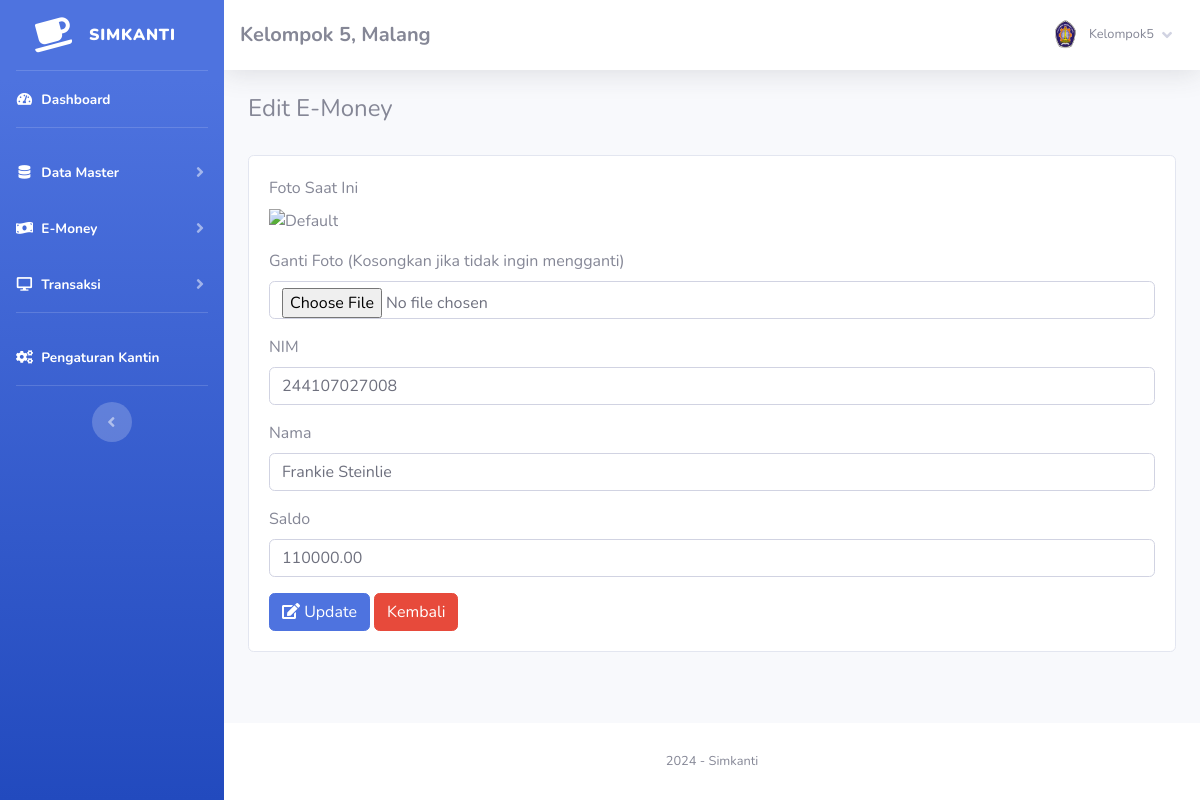
The page /index.php?page=emoney/edit&id=8 (signed in) on the database as committed earlier.
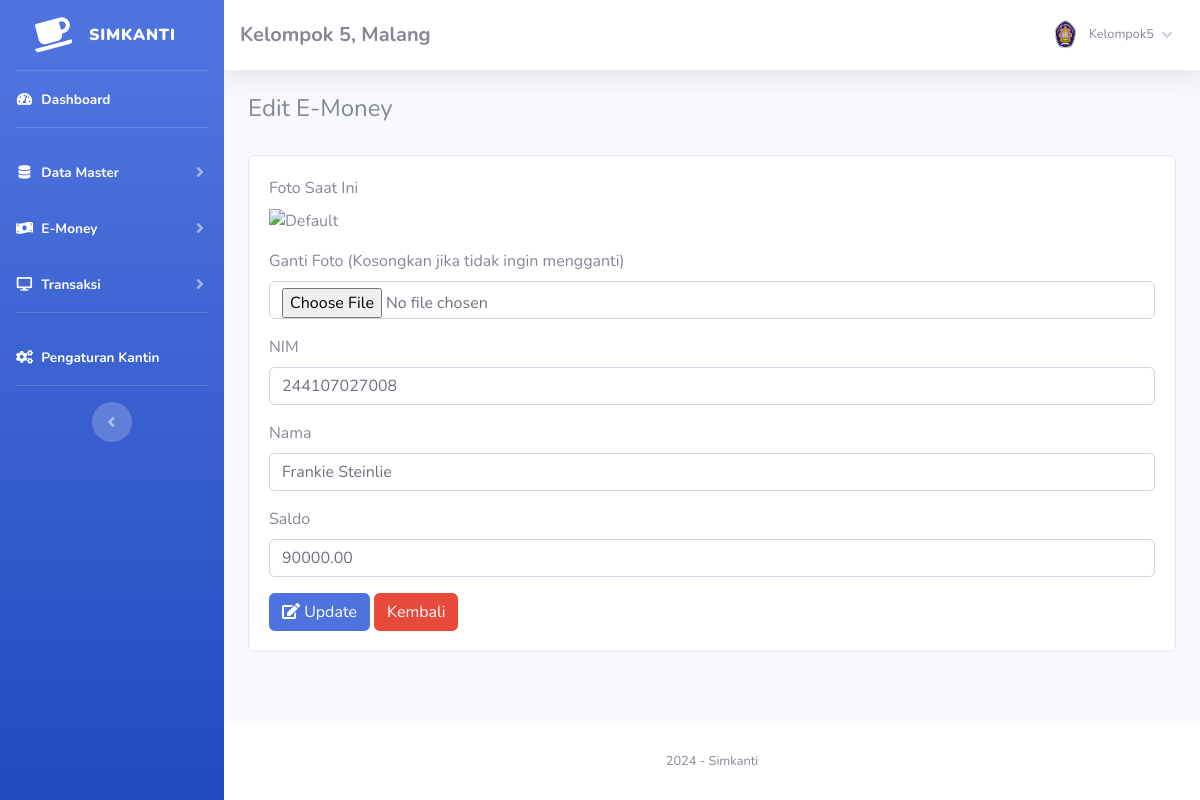
The same page on the database as committed later.
### tables this page shows
CREATE TABLE `emoney` (
  `id` int NOT NULL AUTO_INCREMENT,
  `nim` varchar(20) NOT NULL,
  `nama` varchar(100) NOT NULL,
  `foto` varchar(255) DEFAULT NULL,
  `saldo` decimal(10,2) NOT NULL,
  PRIMARY KEY (`id`)
);

### admin/module/emoney/edit/index.php (the view, shortened to what this page needs)
<?php
$id = $_GET['id'];
$sql = 'SELECT * FROM emoney WHERE id = ?';
$row = $config->prepare($sql);
$row->execute(array($id));
$data = $row->fetch();
?>
<h4>Edit E-Money</h4>
<br>
<div class="card">
    <div class="card-body">
        <form action="fungsi/edit/edit.php?emoney=edit" method="POST" enctype="multipart/form-data">
            <div class="form-group">
                <label>Foto Saat Ini</label><br>
                <?php if($data['foto']): ?>
                    <img src="assets/img/emoney/<?php echo $data['foto']; ?>" alt="Foto" style="width:100px; height:100px; object-fit:cover;">
                <?php else: ?>
                    <img src="assets/img/default-user.png" alt="Default" style="width:100px; height:100px; object-fit:cover;">
                <?php endif; ?>
            </div>
            <div class="form-group">
                <label>Ganti Foto (Kosongkan jika tidak ingin mengganti)</label>
                <input type="file" name="foto" class="form-control" accept="image/*">
            </div>
            <div class="form-group">
                <label>NIM</label>
                <input type="text" name="nim" value="<?php echo $data['nim']; ?>" class="form-control" required>
            </div>
            <div class="form-group">
                <label>Nama</label>
                <input type="text" name="nama" value="<?php echo $data['nama']; ?>" class="form-control" required>
            </div>
            <div class="form-group">
                <label>Saldo</label>
                <input type="number" name="saldo" value="<?php echo $data['saldo']; ?>" class="form-control" step="0.01" required>
            </div>
            <button type="submit" class="btn btn-primary"><i class="fa fa-edit"></i> Update</button>
            <a href="index.php?page=emoney" class="btn btn-danger">Kembali</a>
        </form>
    </div>
</div>

Rows that differ between the two databases and show on the page:
changed emoney "Frankie Steinlie": saldo "110000.00" → "90000.00"
